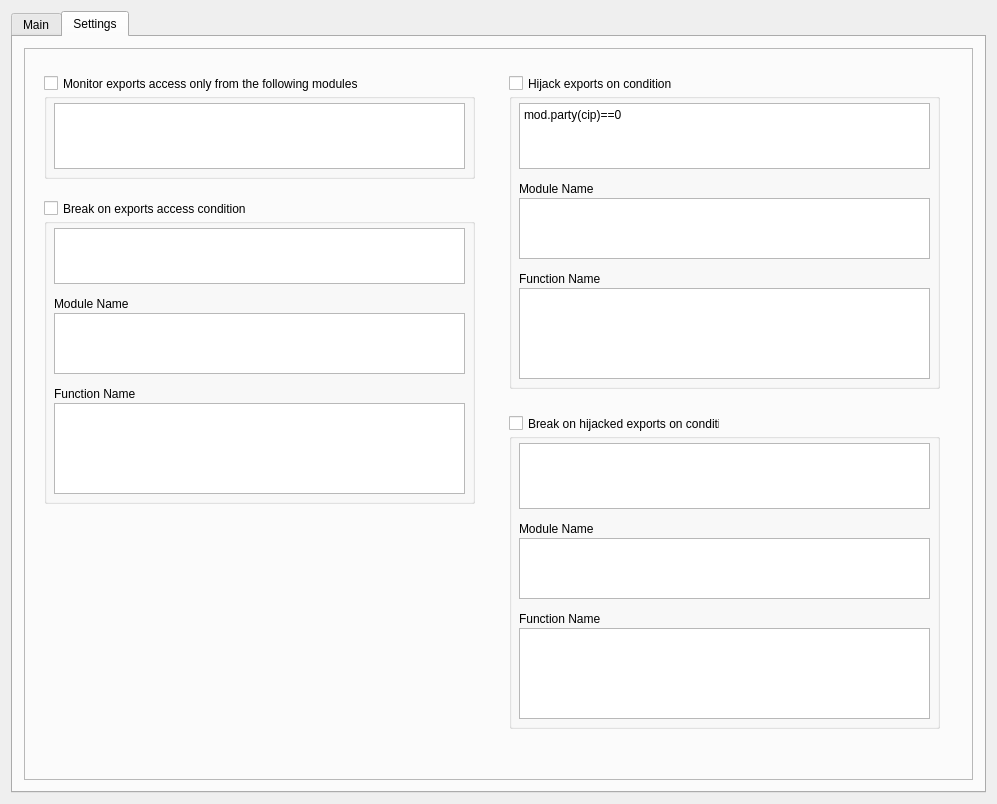
<?xml version="1.0" encoding="UTF-8"?>
<ui version="4.0">
 <class>ExpoMonClass</class>
 <widget class="QMainWindow" name="ExpoMonClass">
  <property name="geometry">
   <rect>
    <x>0</x>
    <y>0</y>
    <width>997</width>
    <height>804</height>
   </rect>
  </property>
  <property name="windowTitle">
   <string>ExpoMon</string>
  </property>
  <property name="windowIcon">
   <iconset resource="ExpoMon.qrc">
    <normaloff>:/ExpoMon/Resources/icon.png</normaloff>:/ExpoMon/Resources/icon.png</iconset>
  </property>
  <widget class="QWidget" name="centralWidget">
   <property name="autoFillBackground">
    <bool>false</bool>
   </property>
   <layout class="QVBoxLayout" name="verticalLayout_2">
    <item>
     <layout class="QVBoxLayout" name="verticalLayout" stretch="0">
      <item>
       <widget class="QTabWidget" name="tabWidget">
        <property name="currentIndex">
         <number>1</number>
        </property>
        <widget class="QWidget" name="tab">
         <attribute name="title">
          <string>Main</string>
         </attribute>
         <layout class="QVBoxLayout" name="verticalLayout_10">
          <item>
           <layout class="QVBoxLayout" name="verticalLayout_9" stretch="1,8,3">
            <property name="topMargin">
             <number>0</number>
            </property>
            <item>
             <layout class="QHBoxLayout" name="horizontalLayout_2" stretch="1,1,1,6">
              <property name="spacing">
               <number>7</number>
              </property>
              <property name="leftMargin">
               <number>0</number>
              </property>
              <property name="topMargin">
               <number>10</number>
              </property>
              <property name="bottomMargin">
               <number>20</number>
              </property>
              <item>
               <widget class="QPushButton" name="BtnStartStop">
                <property name="text">
                 <string>Monitor Exports</string>
                </property>
               </widget>
              </item>
              <item>
               <widget class="QPushButton" name="BtnDisEnableMonitor">
                <property name="text">
                 <string>Disable Monitoring</string>
                </property>
               </widget>
              </item>
              <item>
               <widget class="QPushButton" name="BtnReset">
                <property name="text">
                 <string>Reset</string>
                </property>
               </widget>
              </item>
              <item>
               <spacer name="horizontalSpacer">
                <property name="orientation">
                 <enum>Qt::Horizontal</enum>
                </property>
                <property name="sizeHint" stdset="0">
                 <size>
                  <width>40</width>
                  <height>20</height>
                 </size>
                </property>
               </spacer>
              </item>
             </layout>
            </item>
            <item>
             <widget class="QTabWidget" name="tabWidget_2">
              <property name="styleSheet">
               <string notr="true">QTabWidget::pane {
    /*border: 1px solid black;*/
}</string>
              </property>
              <property name="currentIndex">
               <number>0</number>
              </property>
              <widget class="QWidget" name="tab_3">
               <attribute name="title">
                <string>Exports accessed</string>
               </attribute>
               <layout class="QVBoxLayout" name="verticalLayout_12">
                <item>
                 <layout class="QVBoxLayout" name="verticalLayout_11">
                  <item>
                   <layout class="QHBoxLayout" name="horizontalLayout_3" stretch="0,0">
                    <property name="spacing">
                     <number>6</number>
                    </property>
                    <item>
                     <widget class="QLineEdit" name="EditAccessFilter"/>
                    </item>
                    <item>
                     <widget class="QPushButton" name="BtnAccessFilter">
                      <property name="text">
                       <string>Filter</string>
                      </property>
                     </widget>
                    </item>
                   </layout>
                  </item>
                  <item>
                   <widget class="QTreeWidget" name="TreeExpAccessed">
                    <property name="contextMenuPolicy">
                     <enum>Qt::CustomContextMenu</enum>
                    </property>
                    <property name="styleSheet">
                     <string notr="true">QTreeWidget:item{margin-right: 40px}</string>
                    </property>
                    <property name="sortingEnabled">
                     <bool>true</bool>
                    </property>
                    <property name="columnCount">
                     <number>6</number>
                    </property>
                    <attribute name="headerDefaultSectionSize">
                     <number>140</number>
                    </attribute>
                    <column>
                     <property name="text">
                      <string notr="true">1</string>
                     </property>
                    </column>
                    <column>
                     <property name="text">
                      <string notr="true">2</string>
                     </property>
                    </column>
                    <column>
                     <property name="text">
                      <string notr="true">3</string>
                     </property>
                    </column>
                    <column>
                     <property name="text">
                      <string notr="true">4</string>
                     </property>
                    </column>
                    <column>
                     <property name="text">
                      <string notr="true">5</string>
                     </property>
                    </column>
                    <column>
                     <property name="text">
                      <string notr="true">6</string>
                     </property>
                    </column>
                   </widget>
                  </item>
                 </layout>
                </item>
               </layout>
              </widget>
              <widget class="QWidget" name="tab_4">
               <attribute name="title">
                <string>Hijacked exports called</string>
               </attribute>
               <layout class="QVBoxLayout" name="verticalLayout_14">
                <item>
                 <layout class="QVBoxLayout" name="verticalLayout_13">
                  <item>
                   <layout class="QHBoxLayout" name="horizontalLayout_4">
                    <item>
                     <widget class="QLineEdit" name="EditHijackFilter"/>
                    </item>
                    <item>
                     <widget class="QPushButton" name="BtnHijackFilter">
                      <property name="text">
                       <string>Filter</string>
                      </property>
                     </widget>
                    </item>
                   </layout>
                  </item>
                  <item>
                   <widget class="QTreeWidget" name="TreeExpHijacked">
                    <property name="styleSheet">
                     <string notr="true">QTreeWidget:item{margin-right: 40px}</string>
                    </property>
                    <property name="sortingEnabled">
                     <bool>true</bool>
                    </property>
                    <property name="columnCount">
                     <number>6</number>
                    </property>
                    <attribute name="headerShowSortIndicator" stdset="0">
                     <bool>true</bool>
                    </attribute>
                    <column>
                     <property name="text">
                      <string notr="true">1</string>
                     </property>
                    </column>
                    <column>
                     <property name="text">
                      <string notr="true">2</string>
                     </property>
                    </column>
                    <column>
                     <property name="text">
                      <string notr="true">3</string>
                     </property>
                    </column>
                    <column>
                     <property name="text">
                      <string notr="true">4</string>
                     </property>
                    </column>
                    <column>
                     <property name="text">
                      <string notr="true">5</string>
                     </property>
                    </column>
                    <column>
                     <property name="text">
                      <string notr="true">6</string>
                     </property>
                    </column>
                   </widget>
                  </item>
                 </layout>
                </item>
               </layout>
              </widget>
             </widget>
            </item>
            <item>
             <widget class="QGroupBox" name="groupBox">
              <property name="sizePolicy">
               <sizepolicy hsizetype="Expanding" vsizetype="Expanding">
                <horstretch>0</horstretch>
                <verstretch>0</verstretch>
               </sizepolicy>
              </property>
              <property name="title">
               <string>Log</string>
              </property>
              <property name="flat">
               <bool>false</bool>
              </property>
              <layout class="QVBoxLayout" name="verticalLayout_4">
               <item>
                <layout class="QVBoxLayout" name="verticalLayout_3">
                 <item>
                  <widget class="QListWidget" name="LstLog">
                   <property name="sizePolicy">
                    <sizepolicy hsizetype="Expanding" vsizetype="Expanding">
                     <horstretch>0</horstretch>
                     <verstretch>0</verstretch>
                    </sizepolicy>
                   </property>
                   <property name="contextMenuPolicy">
                    <enum>Qt::CustomContextMenu</enum>
                   </property>
                   <property name="frameShape">
                    <enum>QFrame::StyledPanel</enum>
                   </property>
                   <property name="frameShadow">
                    <enum>QFrame::Sunken</enum>
                   </property>
                  </widget>
                 </item>
                </layout>
               </item>
              </layout>
             </widget>
            </item>
           </layout>
          </item>
         </layout>
        </widget>
        <widget class="QWidget" name="tab_2">
         <attribute name="title">
          <string>Settings</string>
         </attribute>
         <layout class="QGridLayout" name="gridLayout_2">
          <item row="0" column="0">
           <layout class="QGridLayout" name="gridLayout">
            <item row="0" column="0">
             <widget class="QFrame" name="frame_2">
              <property name="frameShape">
               <enum>QFrame::StyledPanel</enum>
              </property>
              <property name="frameShadow">
               <enum>QFrame::Raised</enum>
              </property>
              <widget class="QCheckBox" name="CbMonitorCond">
               <property name="geometry">
                <rect>
                 <x>20</x>
                 <y>25</y>
                 <width>336</width>
                 <height>21</height>
                </rect>
               </property>
               <property name="text">
                <string>Monitor exports access only from the following modules</string>
               </property>
              </widget>
              <widget class="QCheckBox" name="CbHijack">
               <property name="geometry">
                <rect>
                 <x>485</x>
                 <y>25</y>
                 <width>211</width>
                 <height>21</height>
                </rect>
               </property>
               <property name="text">
                <string>Hijack exports on condition</string>
               </property>
               <property name="checked">
                <bool>false</bool>
               </property>
              </widget>
              <widget class="QCheckBox" name="CbBreak">
               <property name="geometry">
                <rect>
                 <x>20</x>
                 <y>145</y>
                 <width>251</width>
                 <height>31</height>
                </rect>
               </property>
               <property name="text">
                <string>Break on exports access condition</string>
               </property>
              </widget>
              <widget class="QGroupBox" name="groupBox_2">
               <property name="geometry">
                <rect>
                 <x>20</x>
                 <y>45</y>
                 <width>431</width>
                 <height>86</height>
                </rect>
               </property>
               <property name="title">
                <string/>
               </property>
               <widget class="QPlainTextEdit" name="EditMonitorModules">
                <property name="geometry">
                 <rect>
                  <x>10</x>
                  <y>10</y>
                  <width>411</width>
                  <height>66</height>
                 </rect>
                </property>
               </widget>
              </widget>
              <widget class="QGroupBox" name="groupBox_3">
               <property name="geometry">
                <rect>
                 <x>20</x>
                 <y>170</y>
                 <width>431</width>
                 <height>286</height>
                </rect>
               </property>
               <property name="title">
                <string/>
               </property>
               <widget class="QPlainTextEdit" name="EditBreak">
                <property name="geometry">
                 <rect>
                  <x>10</x>
                  <y>10</y>
                  <width>411</width>
                  <height>56</height>
                 </rect>
                </property>
                <property name="lineWrapMode">
                 <enum>QPlainTextEdit::NoWrap</enum>
                </property>
               </widget>
               <widget class="QLabel" name="label">
                <property name="geometry">
                 <rect>
                  <x>10</x>
                  <y>75</y>
                  <width>121</width>
                  <height>21</height>
                 </rect>
                </property>
                <property name="text">
                 <string>Module Name</string>
                </property>
               </widget>
               <widget class="QLabel" name="label_2">
                <property name="geometry">
                 <rect>
                  <x>10</x>
                  <y>165</y>
                  <width>116</width>
                  <height>21</height>
                 </rect>
                </property>
                <property name="text">
                 <string>Function Name</string>
                </property>
               </widget>
               <widget class="QPlainTextEdit" name="EditBreakOnModule">
                <property name="geometry">
                 <rect>
                  <x>10</x>
                  <y>95</y>
                  <width>411</width>
                  <height>61</height>
                 </rect>
                </property>
               </widget>
               <widget class="QPlainTextEdit" name="EditBreakOnFunction">
                <property name="geometry">
                 <rect>
                  <x>10</x>
                  <y>185</y>
                  <width>411</width>
                  <height>91</height>
                 </rect>
                </property>
               </widget>
              </widget>
              <widget class="QGroupBox" name="groupBox_4">
               <property name="geometry">
                <rect>
                 <x>485</x>
                 <y>45</y>
                 <width>431</width>
                 <height>296</height>
                </rect>
               </property>
               <property name="title">
                <string/>
               </property>
               <widget class="QPlainTextEdit" name="EditHijack">
                <property name="geometry">
                 <rect>
                  <x>10</x>
                  <y>10</y>
                  <width>411</width>
                  <height>66</height>
                 </rect>
                </property>
                <property name="lineWrapMode">
                 <enum>QPlainTextEdit::NoWrap</enum>
                </property>
                <property name="plainText">
                 <string>mod.party(cip)==0</string>
                </property>
               </widget>
               <widget class="QLabel" name="label_3">
                <property name="geometry">
                 <rect>
                  <x>10</x>
                  <y>85</y>
                  <width>121</width>
                  <height>21</height>
                 </rect>
                </property>
                <property name="text">
                 <string>Module Name</string>
                </property>
               </widget>
               <widget class="QLabel" name="label_4">
                <property name="geometry">
                 <rect>
                  <x>10</x>
                  <y>175</y>
                  <width>116</width>
                  <height>21</height>
                 </rect>
                </property>
                <property name="text">
                 <string>Function Name</string>
                </property>
               </widget>
               <widget class="QPlainTextEdit" name="EditHijackOnModule">
                <property name="geometry">
                 <rect>
                  <x>10</x>
                  <y>105</y>
                  <width>411</width>
                  <height>61</height>
                 </rect>
                </property>
               </widget>
               <widget class="QPlainTextEdit" name="EditHijackOnFunction">
                <property name="geometry">
                 <rect>
                  <x>10</x>
                  <y>195</y>
                  <width>411</width>
                  <height>91</height>
                 </rect>
                </property>
               </widget>
              </widget>
              <widget class="QCheckBox" name="CbBreakHijack">
               <property name="geometry">
                <rect>
                 <x>485</x>
                 <y>365</y>
                 <width>211</width>
                 <height>21</height>
                </rect>
               </property>
               <property name="text">
                <string>Break on hijacked exports on condition</string>
               </property>
               <property name="checked">
                <bool>false</bool>
               </property>
              </widget>
              <widget class="QGroupBox" name="groupBox_5">
               <property name="geometry">
                <rect>
                 <x>485</x>
                 <y>385</y>
                 <width>431</width>
                 <height>296</height>
                </rect>
               </property>
               <property name="title">
                <string/>
               </property>
               <widget class="QPlainTextEdit" name="EditBreakHijack">
                <property name="geometry">
                 <rect>
                  <x>10</x>
                  <y>10</y>
                  <width>411</width>
                  <height>66</height>
                 </rect>
                </property>
                <property name="lineWrapMode">
                 <enum>QPlainTextEdit::NoWrap</enum>
                </property>
                <property name="plainText">
                 <string/>
                </property>
               </widget>
               <widget class="QLabel" name="label_5">
                <property name="geometry">
                 <rect>
                  <x>10</x>
                  <y>85</y>
                  <width>121</width>
                  <height>21</height>
                 </rect>
                </property>
                <property name="text">
                 <string>Module Name</string>
                </property>
               </widget>
               <widget class="QLabel" name="label_6">
                <property name="geometry">
                 <rect>
                  <x>10</x>
                  <y>175</y>
                  <width>116</width>
                  <height>21</height>
                 </rect>
                </property>
                <property name="text">
                 <string>Function Name</string>
                </property>
               </widget>
               <widget class="QPlainTextEdit" name="EditBreakHijackOnModule">
                <property name="geometry">
                 <rect>
                  <x>10</x>
                  <y>105</y>
                  <width>411</width>
                  <height>61</height>
                 </rect>
                </property>
               </widget>
               <widget class="QPlainTextEdit" name="EditBreakHijackOnFunction">
                <property name="geometry">
                 <rect>
                  <x>10</x>
                  <y>195</y>
                  <width>411</width>
                  <height>91</height>
                 </rect>
                </property>
               </widget>
              </widget>
             </widget>
            </item>
           </layout>
          </item>
         </layout>
        </widget>
       </widget>
      </item>
     </layout>
    </item>
   </layout>
  </widget>
 </widget>
 <layoutdefault spacing="6" margin="11"/>
 <resources>
  <include location="ExpoMon.qrc"/>
 </resources>
 <connections/>
</ui>
